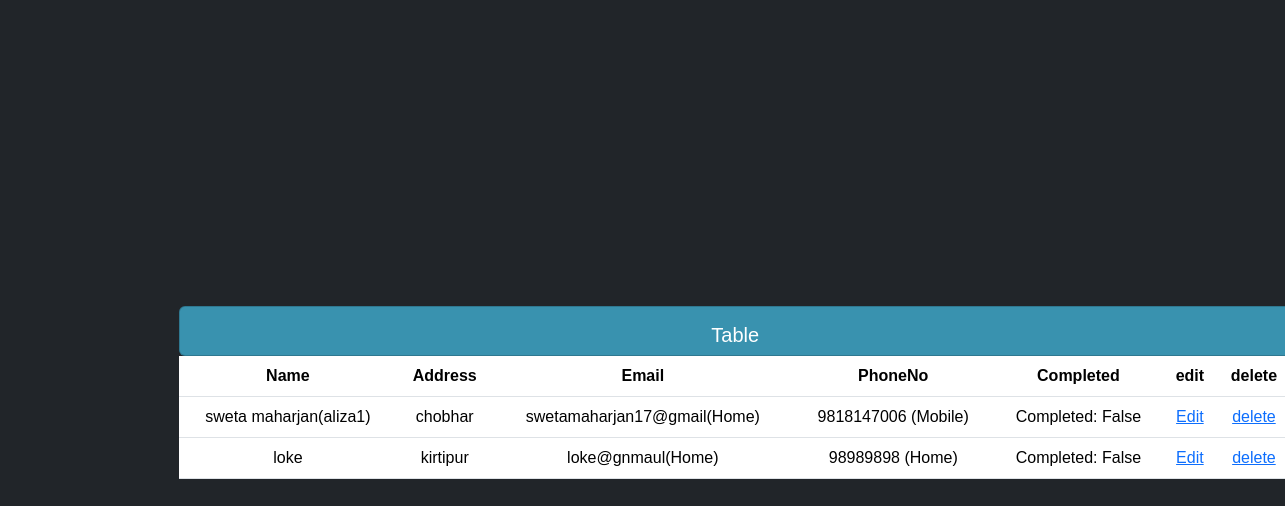
/table, run on an earlier commit of the app's database.
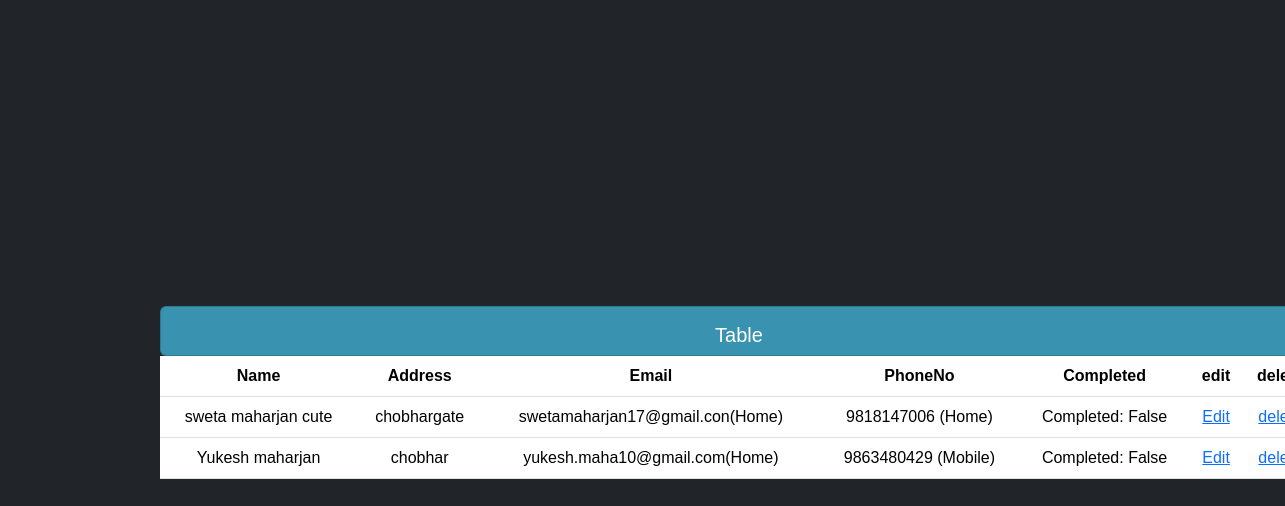
And on a later commit of the database.
### tasks/models.py (models this page shows, shortened)
class Persondetail(models.Model):
    Name = models.CharField(max_length=200,null=True)
    Address=models.CharField(max_length=200,null=True)
    complete=models.BooleanField(default=False,)
    created = models.DateTimeField(auto_now_add=True)
    phoneno=models.ForeignKey(PhoneNO,null=True,on_delete=models.SET_NULL)
    email=models.ForeignKey(Email,null=True,on_delete=models.SET_NULL)

class Email(models.Model):
    email = models.CharField(max_length=200,null=True)
    STATUS=(
        ('Home','Home'),
        ('college','college'),
        ('Office','Office'),
    )
    emailtype = models.CharField(max_length=200,null=True,choices=STATUS)

class PhoneNO(models.Model):
    STATUS=(
        ('Home','Home'),
        ('Mobile','Mobile'),
        ('Office','Office'),
    )
    Number=models.IntegerField(null=True)
    Phonetype=models.CharField(max_length=200,null=True,choices=STATUS)

### tasks/views.py (the view)
# urls.py: path('table', views.table,name="table"),
def table(request):
    person=Persondetail.objects.all
    return render(request,"accounts/table.html",{'person':person})

### tasks/templates/accounts/table.html
{% extends 'accounts/main.html' %}
{% block content %}
<div class="container" >
    <div class="row">
       <div class="col-md">
            <div class="card card-body custom-table2 ">
                <h5>Table</h5>
            </div>
            <div class="table-wrapper">
                <table class="table ">
                    <tr>
                        <th>Name</th>
                        <th>Address</th>
                        <th>Email</th>
                        <th>PhoneNo</th>
                        <th>Completed</th>
                        <th>edit</th>
                        <th>delete</th>
                    </tr>
                    {% for persondetail in person %}
                        <tr>
                            <td>{{ persondetail.Name }}</td>
                            <td>{{ persondetail.Address }}</td>
                            <td>{{ persondetail.email.email }}({{ persondetail.email.get_emailtype_display }})</td>
                            <td>{{ persondetail.phoneno.Number }} ({{ persondetail.phoneno.get_Phonetype_display }})</td>
                            <td>Completed: {{ persondetail.complete }}</td>
                            <td><a href="{%url 'edit' persondetail.id %}">Edit</a></td>
                            <td><a href="{%url 'delete_item' persondetail.id%}">delete</a></td>
                        </tr>
                    {% endfor %}
                </table>
            </div>
        </div>
    </div>
</div>
{%endblock%}

### tasks/templates/accounts/main.html (shortened to what this page needs)
{% load static %}
<!doctype html>
<html lang="en" class="h-100" data-bs-theme="auto">
  <head><script src="/static/js/color-modes.js"></script>
    <link href="https://cdn.jsdelivr.net/npm/bootstrap@5.3.3/dist/css/bootstrap.min.css" rel="stylesheet">
    <link rel="stylesheet" href="https://cdn.jsdelivr.net/npm/@docsearch/css@3">
    <link href="/static/css/bootstrap.min.css" rel="stylesheet">
    <link rel="stylesheet" href="/static/css/styles.css">
  </head>
  <body class="d-flex h-100 text-center text-bg-dark">
    {%block content%}
    {%endblock%}
    </body>
</html>

### static/css/styles.css (style rules this page uses)
* { margin:0; padding: 0; box-sizing :border-box; }
body { font-family: Arial, sans-serif; background-color: #f0f0f0; color: #333; margin: 0; padding: 0; }
.custom-table2 { background-color: rgb(57, 146, 175); width: 120%; height: 50px; / }
.table-wrapper { width: 120%; overflow-x: 0 auto; display:block; }
.container { display: flex; justify-content: center; align-items: center; }

What changed in the data, as far as the page shows it:
removed Persondetail: Name "sweta maharjan(aliza1)", Address "chobhar", email.email "swetamaharjan17@gmail", email.emailtype "Home", phoneno.Number "9818147006", phoneno.Phonetype "Mobile", complete "False"
removed Persondetail: Name "loke", Address "kirtipur", email.email "loke@gnmaul", email.emailtype "Home", phoneno.Number "98989898", phoneno.Phonetype "Home", complete "False"
added Persondetail: Name "sweta maharjan cute", Address "chobhargate", email.email "swetamaharjan17@gmail.con", email.emailtype "Home", phoneno.Number "9818147006", phoneno.Phonetype "Home", complete "False"
added Persondetail: Name "Yukesh maharjan", Address "chobhar", email.email "yukesh.maha10@gmail.com", email.emailtype "Home", phoneno.Number "9863480429", phoneno.Phonetype "Mobile", complete "False"
